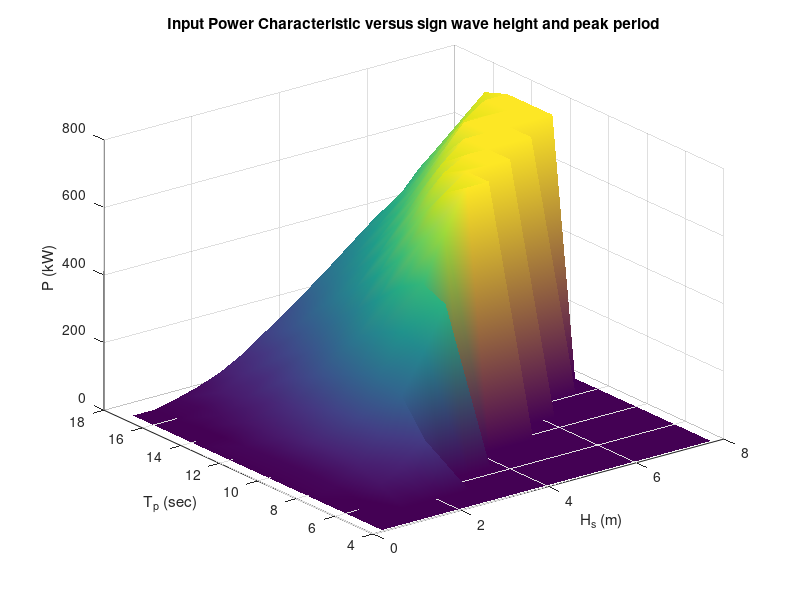
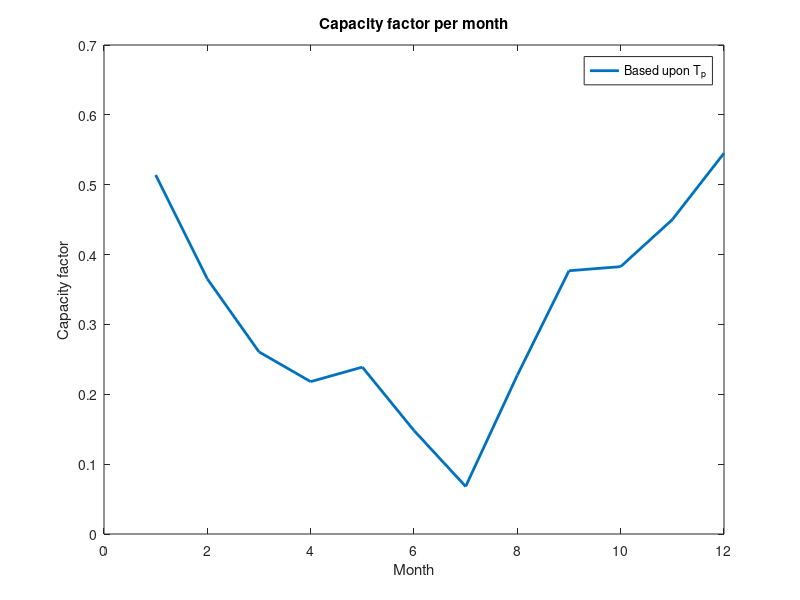
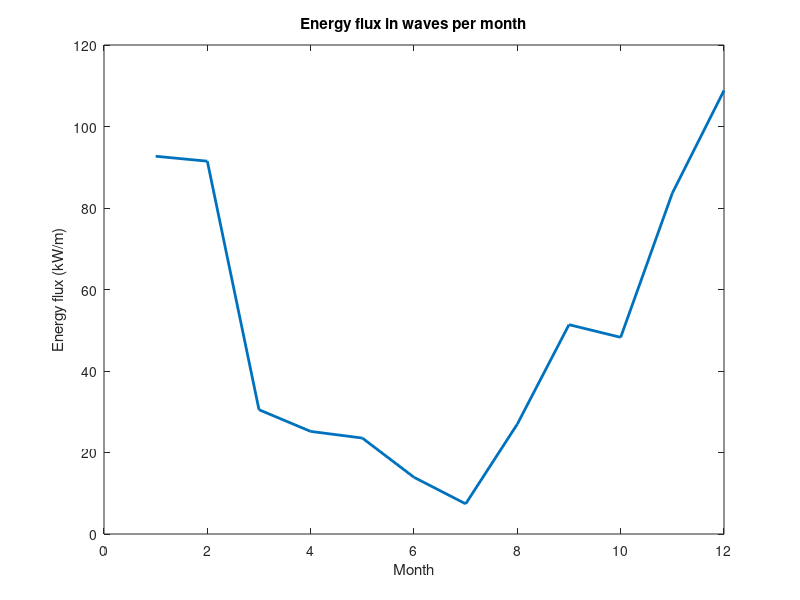
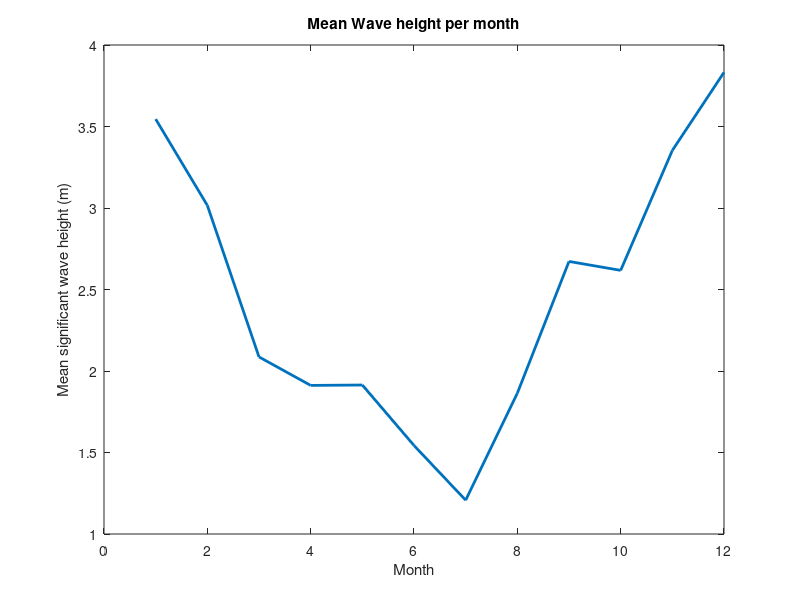

Source code (MATLAB) for these figures, in order:
% Computes yearly production of Energy from Pelamis
% Power data are loaded from power_pelamis.dat.
% Wave and wind data are loaded from either wavedat_new.dat 
% FGN 11.09.06
% Last revision 06.11.14 

clear all;
close all;
%clc;

% INPUT
% Specifies which part of teh wave data file is to be used
Start_line= 1;                             % First data line to use in analyses (remove heading of input file)  
End_line = -1;                             % Last data line to use in analyses (<0: All data)   
T_1T02 = 1.20;                             % Ratio between T-01 and T02 for Jonswap (approximate values)
T_1Tp  = 0.85;                              % Ratio between T-01 and Tp for Jonswap  (approximate values)
% Read power characteristics
power_pelamis = load('power_pelamis.dat');  % Contains power curves for Pelamis. 
                                            % Note these data are for a 
                                            % 1250 kW unit. Performs a simple
                                            % scaling to 750 kW, see below
[Mp,Np] = size(power_pelamis);
% Read wave data
winddat = load('wavedat_new.dat');          % Wind and wave data file 

% End input
%***********************************************

% Organize the power data
Inp_Hs = power_pelamis(2:Mp,1);             % Siginficant wave height
Inp_T01 = power_pelamis(1,2:Np);            % Energy wave period T-01
Inp_Tp = Inp_T01/T_1Tp;                     % Converting the power table from energy period to Tp values (approximate)
Inp_power = power_pelamis(2:Mp,2:Np);       % Reading power values
Inp_power = Inp_power*750/1250;             % Scaling of capacity to 750kW

% Plot power data
figure
surf(Inp_Hs,Inp_Tp,Inp_power')
shading('interp')
title('Input Power Characteristic versus sign wave height and peak period')
ylabel('T_{p} (sec)')
xlabel('H_s (m)')
zlabel('P (kW)')
hold on

if End_line<0 
    End_line = size(winddat,1);
end
Nline0= End_line-Start_line+1;

% Assign wave data data 
month = winddat(Start_line:End_line,1);
day   = winddat(Start_line:End_line,2);
clock = winddat(Start_line:End_line,3);
minute = winddat(Start_line:End_line,4);
Hm0 = winddat(Start_line:End_line,5);
Tp = winddat(Start_line:End_line,6)';
% U = winddat(Start_line:End_line,8);
% Udir= winddat(Start_line:End_line,9);

%remove invalid numbers
KK = find(Hm0>=0 & Tp'>=0);    % Keeps samples where the wave height is non-negative.
month = month(KK);
clock = clock(KK);
day = day(KK);
Hm0n = Hm0(KK); 
Tpn = Tp(KK);

End_line = length(Hm0n);
Nline= End_line-Start_line+1;
DNline = Nline0-Nline;
year= 1*ones(size(month));       %assigns all months to year 1
fclose all;

% write data interval used
tekst = [' Starting date and time:'];
disp (tekst)
tekst = [' Year - month - day - hour'];
disp (tekst)
date_1 = [year(1) month(1) day(1) clock(1)] 
 tekst = [' End date and time:'];
 disp (tekst)
 tekst = [' Year - month - day - hour'];
 disp (tekst)
date_2 = [year(Nline) month(Nline) day(Nline) clock(Nline)] 
tekst = ['Number of lines skipped (Hm0<0): ', num2str(DNline)];
disp(tekst)

Start_year = year(1);       
End_year = year(Nline);         

% Computes production for all measured wave conditions. Use 2D linear 
% interpolation in power table :
Power= zeros(Nline,1);          % Assign matrix 
Power_wav = Power;
for k=1:Nline
Power(k) = interp2(Inp_Tp,Inp_Hs,Inp_power,Tpn(k),Hm0n(k),'linear',0);        % Values outside the given interval are set to zero
end
Power_wav= ((1/(64*pi)*1025*9.80665^2*1.20).*Tpn'.*Hm0n.^2); %Power in waves

% Plots all production data on the power curve.
% plot3(Hm0,Tz,Power,'k+')


% Production per month.
mo=1;
while mo<= 12
    KK = find(month==mo);
    pow1 = Power(KK);      % power for given month,ignores NaN
    pow_wav= Power_wav(KK); 
    Hm0m = Hm0n(KK);             % Wind velocity for given month, ignores NaN   
    N_smon(mo) = size(pow1,1);
    Pow1_mon(mo)= mean(pow1);
    Pow_wav_mon(mo)=mean(pow_wav);
    Hm0_mon(mo) = mean(Hm0m);
    Hm0_max_mon(mo) = max(Hm0m);
    Hm0_min_mon(mo) = min(Hm0m);
    Hm0_std_mon(mo) = std(Hm0m);
    mo=mo+1;
end

%Capacity factors
Rated =  max(max(Inp_power))                % maximum power production
Cap1_mon = Pow1_mon./Rated                  % Capacity factor based upon averaging monthly data
Cap1_tot = mean(Power)./Rated               % Capacity factor based upon averaging all data
                    
        
MONTH = linspace(1,12,12);
figure
plot(MONTH,Cap1_mon,'Linewidth',2);
xlabel('Month');
ylabel('Capacity factor');
title ('Capacity factor per month');
legend('Based upon T_p')

figure
plot(MONTH,Pow_wav_mon/1000,'Linewidth',2);
xlabel('Month');
ylabel('Energy flux (kW/m)');
title ('Energy flux in waves per month');

% plot([1 12] ,[Cap_tot Cap_tot],'b--')
% hold on
figure
plot(MONTH,Hm0_mon,'Linewidth',2);
xlabel('Month');
ylabel('Mean significant wave height (m)');
title ('Mean Wave height per month');

figure
[haxes,hline1,hline2] =plotyy(MONTH,Hm0_max_mon,MONTH,Hm0_min_mon,'plot','plot');
set(hline1,'linewidth',2)
set(hline2,'linewidth',2)
xlabel('Month');
axes(haxes(1));
ylabel('H_{m0 max} (m)');
axes(haxes(2));
ylabel('H_{m0 min} (m)');
title ('Max and min significant wave height per month');

figure
plot(Hm0n,Tpn,'b+')
xlabel('Hmo, (m)')
ylabel('Tp, (sec)')
title ('Tp versus Hm0 for all wave conditions used');
axis([ 0 inf 0 inf])

figure
plot(Hm0n,Power_wav,'r+')
xlabel('Hmo, (m)')
ylabel('J, (kW/m)')
title ('Power versus Hm0 for all wave conditions used');
axis([ 0 inf 0 inf])


